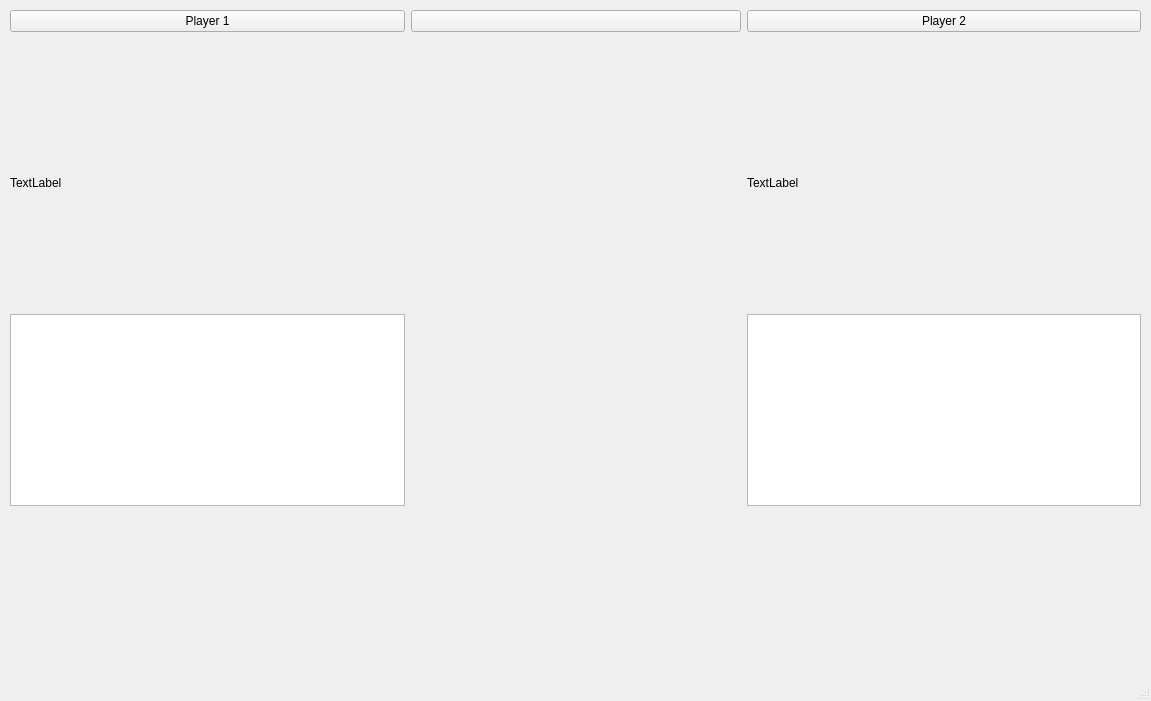
<?xml version="1.0" encoding="UTF-8"?>
<ui version="4.0">
 <class>MainWindow</class>
 <widget class="QMainWindow" name="MainWindow">
  <property name="geometry">
   <rect>
    <x>0</x>
    <y>0</y>
    <width>1151</width>
    <height>701</height>
   </rect>
  </property>
  <property name="windowTitle">
   <string>MainWindow</string>
  </property>
  <widget class="QWidget" name="centralwidget">
   <widget class="QWidget" name="layoutWidget">
    <property name="geometry">
     <rect>
      <x>10</x>
      <y>10</y>
      <width>1131</width>
      <height>641</height>
     </rect>
    </property>
    <layout class="QGridLayout" name="gridLayout">
     <item row="1" column="1">
      <widget class="QPushButton" name="btnGameControl">
       <property name="text">
        <string/>
       </property>
      </widget>
     </item>
     <item row="3" column="2">
      <widget class="QLabel" name="lblPlayer2">
       <property name="text">
        <string>TextLabel</string>
       </property>
      </widget>
     </item>
     <item row="3" column="0">
      <widget class="QLabel" name="lblPlayer1">
       <property name="text">
        <string>TextLabel</string>
       </property>
      </widget>
     </item>
     <item row="2" column="2">
      <widget class="QLabel" name="lblPlayer2status">
       <property name="text">
        <string/>
       </property>
       <property name="alignment">
        <set>Qt::AlignCenter</set>
       </property>
      </widget>
     </item>
     <item row="1" column="2">
      <widget class="QPushButton" name="btnPlayer2">
       <property name="sizePolicy">
        <sizepolicy hsizetype="MinimumExpanding" vsizetype="Fixed">
         <horstretch>0</horstretch>
         <verstretch>0</verstretch>
        </sizepolicy>
       </property>
       <property name="minimumSize">
        <size>
         <width>0</width>
         <height>0</height>
        </size>
       </property>
       <property name="text">
        <string>Player 2</string>
       </property>
      </widget>
     </item>
     <item row="3" column="1">
      <widget class="QLabel" name="cameraImageLabel">
       <property name="minimumSize">
        <size>
         <width>330</width>
         <height>250</height>
        </size>
       </property>
       <property name="text">
        <string/>
       </property>
       <property name="alignment">
        <set>Qt::AlignCenter</set>
       </property>
      </widget>
     </item>
     <item row="2" column="0">
      <widget class="QLabel" name="lblPlayer1status">
       <property name="text">
        <string/>
       </property>
       <property name="alignment">
        <set>Qt::AlignCenter</set>
       </property>
      </widget>
     </item>
     <item row="1" column="0">
      <widget class="QPushButton" name="btnPlayer1">
       <property name="sizePolicy">
        <sizepolicy hsizetype="MinimumExpanding" vsizetype="Fixed">
         <horstretch>0</horstretch>
         <verstretch>0</verstretch>
        </sizepolicy>
       </property>
       <property name="minimumSize">
        <size>
         <width>0</width>
         <height>0</height>
        </size>
       </property>
       <property name="text">
        <string>Player 1</string>
       </property>
      </widget>
     </item>
     <item row="2" column="1">
      <widget class="QLabel" name="lblGameStatus">
       <property name="text">
        <string/>
       </property>
       <property name="alignment">
        <set>Qt::AlignCenter</set>
       </property>
      </widget>
     </item>
     <item row="4" column="0">
      <widget class="QPlainTextEdit" name="logPlayer1"/>
     </item>
     <item row="4" column="1">
      <layout class="QGridLayout" name="gameLayout"/>
     </item>
     <item row="4" column="2">
      <widget class="QPlainTextEdit" name="logPlayer2"/>
     </item>
     <item row="5" column="1">
      <spacer name="verticalSpacer_3">
       <property name="orientation">
        <enum>Qt::Vertical</enum>
       </property>
       <property name="sizeHint" stdset="0">
        <size>
         <width>20</width>
         <height>40</height>
        </size>
       </property>
      </spacer>
     </item>
    </layout>
   </widget>
  </widget>
  <widget class="QMenuBar" name="menubar">
   <property name="geometry">
    <rect>
     <x>0</x>
     <y>0</y>
     <width>1151</width>
     <height>26</height>
    </rect>
   </property>
  </widget>
  <widget class="QStatusBar" name="statusbar"/>
 </widget>
 <resources/>
 <connections>
  <connection>
   <sender>btnPlayer1</sender>
   <signal>clicked()</signal>
   <receiver>MainWindow</receiver>
   <slot>btn_player1_clicked()</slot>
   <hints>
    <hint type="sourcelabel">
     <x>264</x>
     <y>47</y>
    </hint>
    <hint type="destinationlabel">
     <x>260</x>
     <y>69</y>
    </hint>
   </hints>
  </connection>
  <connection>
   <sender>btnPlayer2</sender>
   <signal>clicked()</signal>
   <receiver>MainWindow</receiver>
   <slot>btn_player2_clicked()</slot>
   <hints>
    <hint type="sourcelabel">
     <x>1039</x>
     <y>48</y>
    </hint>
    <hint type="destinationlabel">
     <x>1045</x>
     <y>68</y>
    </hint>
   </hints>
  </connection>
  <connection>
   <sender>btnGameControl</sender>
   <signal>clicked()</signal>
   <receiver>MainWindow</receiver>
   <slot>btn_game_control_clicked()</slot>
   <hints>
    <hint type="sourcelabel">
     <x>594</x>
     <y>47</y>
    </hint>
    <hint type="destinationlabel">
     <x>619</x>
     <y>70</y>
    </hint>
   </hints>
  </connection>
 </connections>
 <slots>
  <slot>btn_player1_clicked()</slot>
  <slot>btn_player2_clicked()</slot>
  <slot>btn_game_control_clicked()</slot>
 </slots>
</ui>
